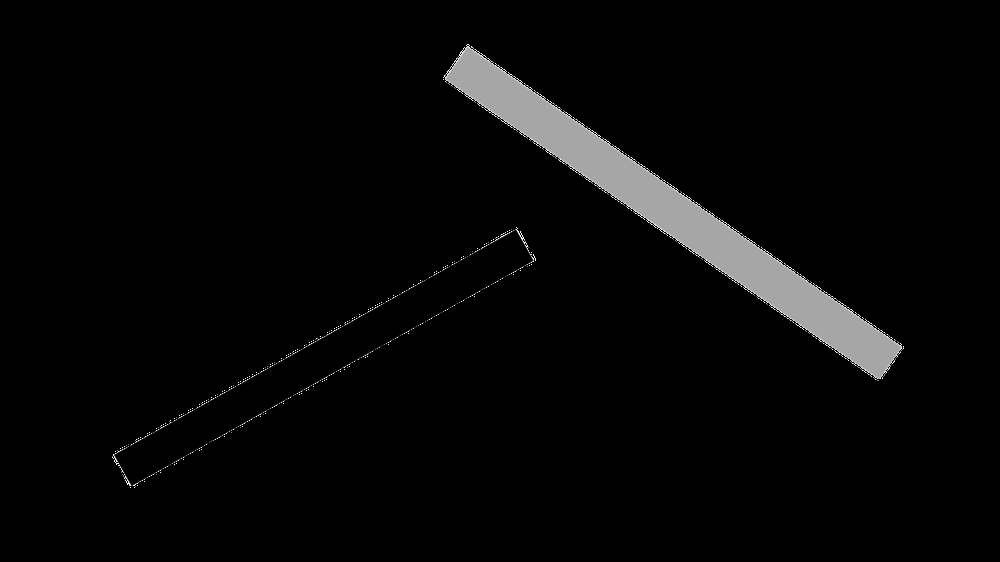
#> input picture images/8_depth.png, 1000 x 562 px, shrunk from 1920 x 1080 before the run, found by its file name
$ python depthMap_Statistics.py
#> lines starting #> are read from the running program, lines starting #| are printed output that depends on the picture; long printed decimals are rounded
import cv2
import matplotlib.pyplot as plt
import numpy as np

depth_map = cv2.imread('/home/geetham/Downloads/8_depth.png', cv2.IMREAD_GRAYSCALE)
#> depth_map is the input picture: shape (562, 1000); min 0, max 255, mean 7.1
plt.imshow(depth_map, cmap='gray')
plt.colorbar()
plt.show()
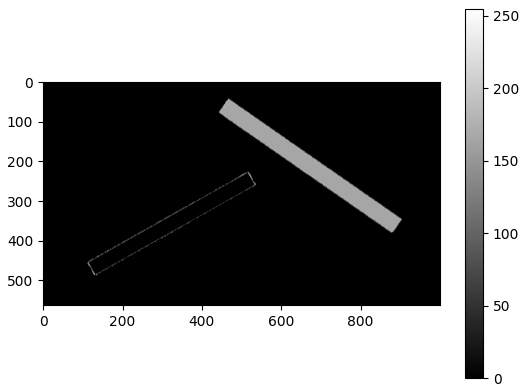
#> figure drawn by matplotlib, 2 panels
depth_mean = np.mean(depth_map)
#> depth_mean = 7.09
depth_median = np.median(depth_map)
#> depth_median = 0
depth_min = np.min(depth_map)
#> depth_min = 0
depth_max = np.max(depth_map)
#> depth_max = 255

print("Mean Depth:", depth_mean)
#| Mean Depth: 7.086
print("Median Depth:", depth_median)
#| Median Depth: 0.0
print("Min Depth:", depth_min)
#| Min Depth: 0
print("Max Depth:", depth_max)
#| Max Depth: 255
